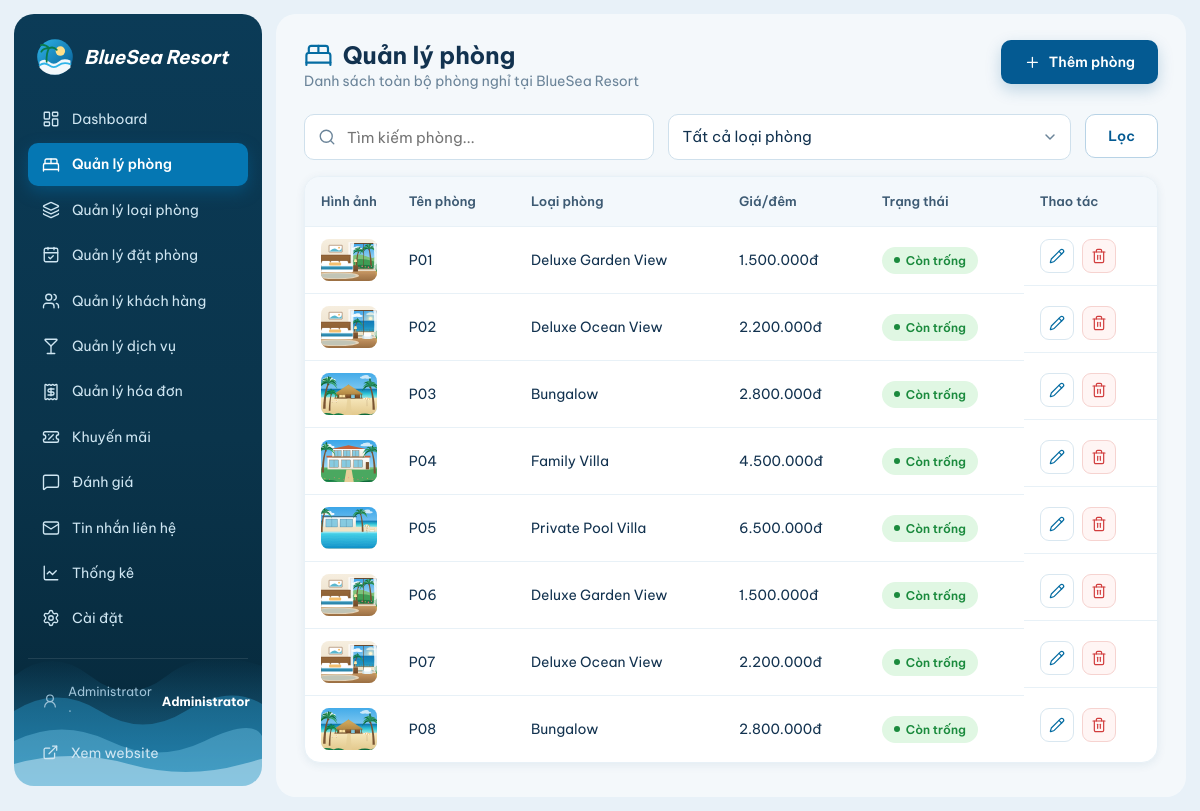
Page /admin/rooms.php (signed in) on the committed database.
### tables this page shows
CREATE TABLE rooms (
 id INT AUTO_INCREMENT PRIMARY KEY,
 room_code VARCHAR(30) UNIQUE NOT NULL,
 room_type_id INT NOT NULL,
 floor INT DEFAULT 1,
 status ENUM('available','maintenance','occupied') DEFAULT 'available',
 CONSTRAINT fk_rooms_room_type FOREIGN KEY (room_type_id) REFERENCES room_types(id)
     ON DELETE RESTRICT ON UPDATE CASCADE
);

CREATE TABLE room_types (
 id INT AUTO_INCREMENT PRIMARY KEY,
 name VARCHAR(120) NOT NULL,
 description TEXT,
 price DECIMAL(12,0) NOT NULL,
 capacity INT NOT NULL,
 area INT NOT NULL DEFAULT 25,
 bed_type VARCHAR(60) NOT NULL DEFAULT 'Giường đôi',
 view_type VARCHAR(60) NOT NULL DEFAULT 'Hướng biển',
 amenities VARCHAR(255) NOT NULL DEFAULT '',
 image VARCHAR(255) NOT NULL
);

### config/app.php (called while the page is built, shortened)
<?php
require_once __DIR__ . '/../includes/icons.php';
function e($value) {
    return htmlspecialchars((string)$value, ENT_QUOTES, 'UTF-8');
}
function is_admin_role($role) {
    return ($_SESSION['admin']['role'] ?? 'admin') === $role;
}
function money($v) {
    return number_format((float)$v, 0, ',', '.') . 'đ';
}
function img($file) {
    return BASE_URL . '/assets/images/' . $file;
}
function room_status($s) {
    $map = [
        'available'   => ['Còn trống', 'ok'],
        'occupied'    => ['Đang thuê', 'bad'],
        'maintenance' => ['Bảo trì', 'warn'],
    ];
    return $map[$s] ?? [$s, 'info'];
}
?>

### admin/rooms.php (the view, shortened to what this page needs)
<?php
require_once '../config/database.php';
require_once '../config/app.php';
$canManageRooms = !is_admin_role('staff');
$q = trim($_GET['q'] ?? '');
$where = []; $params = [];
$sql = "SELECT r.*, rt.name room_type, rt.price, rt.image FROM rooms r JOIN room_types rt ON rt.id=r.room_type_id" .
       ($where ? ' WHERE ' . implode(' AND ', $where) : '') . " ORDER BY r.id";
$stmt = $pdo->prepare($sql);
$stmt->execute($params);
$rooms = $stmt->fetchAll();
include '../includes/admin_header.php';
?>
<div class="admin-head">
    <div><h1><?= icon('bed-double') ?>Quản lý phòng</h1><p>Danh sách toàn bộ phòng nghỉ tại BlueSea Resort</p></div>
    <?php if ($canManageRooms): ?>
    <button class="btn btn-primary" type="button" data-open-dialog="dlg-add-room"><?= icon('plus') ?>Thêm phòng</button>
    <?php endif; ?>
</div>
<form class="toolbar" method="get">
    <div class="search"><?= icon('search') ?><input class="input" type="text" name="q" value="<?= e($q) ?>" placeholder="Tìm kiếm phòng..."></div>
    <select class="input" name="type" data-autosubmit>
        <option value="0">Tất cả loại phòng</option>
    </select>
    <button class="btn btn-outline" type="submit">Lọc</button>
</form>
<div class="table-wrap">
    <table class="table">
        <tr><th class="th-img">Hình ảnh</th><th>Tên phòng</th><th>Loại phòng</th><th>Giá/đêm</th><th>Trạng thái</th><th>Thao tác</th></tr>
        <?php foreach ($rooms as $r): [$label, $tone] = room_status($r['status']); ?>
        <tr>
            <td><img class="mini" src="<?= img($r['image']) ?>" alt=""></td>
            <td><?= e($r['room_code']) ?></td>
            <td><?= e($r['room_type']) ?></td>
            <td><?= money($r['price']) ?></td>
            <td><span class="badge badge-<?= $tone ?>"><?= $label ?></span></td>
            <td class="actions">
                <button class="act" type="button" title="Sửa" data-open-dialog="dlg-edit-<?= (int)$r['id'] ?>"><?= icon('pencil') ?></button>
                <?php if ($canManageRooms): ?>
                <form method="post" data-confirm="Xóa phòng <?= e($r['room_code']) ?>?">
                    <button class="act del" type="submit" title="Xóa"><?= icon('trash-2') ?></button>
                </form>
                <?php endif; ?>
            </td>
        </tr>
        <?php endforeach; ?>
    </table>
</div>
<?php include '../includes/admin_footer.php'; ?>

### includes/icons.php (shortened to what this page needs)
<?php
function icon(string $name, string $class = ''): string {
    $paths = $GLOBALS['__icons'][$name] ?? '';
    $cls = trim('icon ' . $class);
    return '<svg class="' . $cls . '" xmlns="http://www.w3.org/2000/svg" viewBox="0 0 24 24" fill="none" stroke="currentColor" stroke-width="1.8" stroke-linecap="round" stroke-linejoin="round" aria-hidden="true">' . $paths . '</svg>';
}

### assets/css/style.css (style rules this page uses)
:root { --ink:#12324f; --ink-2:#3d5a73; --muted:#6b8499; --line:#d9e7f0; --line-2:#e8f1f7; --bg:#eaf3fa; --white:#fff; --primary:#045a92; --primary-600:#03497a; --primary-500:#056ca2; --accent:#1e9bfe; --sky:#e4f2fb; --sky-2:#f0f7fc; --sand:#f6e6b8; --ok:#1a8a3d; --ok-bg:#e0f7e3; --warn:#a86500; --warn-bg:#feedc0; --bad:#d13d3d; --bad-bg:#fbe3e2; --info:#0a6aa5; --info-bg:#e1f0fb; --navy:#0a344b; --navy-2:#062637; --r-sm:8px; --r:12px; --r-lg:18px; --r-xl:24px; --shadow:0 10px 30px rgba(12,74,120,.10); --shadow-sm:0 2px 10px rgba(12,74,120,.08); --font:"Be Vietnam Pro",system-ui,-apple-system,"Segoe UI",Roboto,Arial,sans-serif; --script:"Great Vibes","Segoe Script","Brush Script MT",cursive; }
*,*::before,*::after { box-sizing:border-box }
html { scroll-behavior:smooth;-webkit-text-size-adjust:100% }
body { margin:0;font-family:var(--font);font-size:15px;line-height:1.6;color:var(--ink);background:linear-gradient(180deg,#cfe5f5 0,#e4f1fa 380px,#f2f8fc 900px) fixed;min-height:100vh;display:flex;flex-direction:column }
img,svg { max-width:100% }
img { display:block }
h1,h2,h3,h4 { margin:0;line-height:1.25;color:var(--ink) }
p { margin:0 }
button,input,select,textarea { font:inherit;color:inherit }
.icon { width:1.2em;height:1.2em;flex:none;vertical-align:middle }
.btn { display:inline-flex;align-items:center;justify-content:center;gap:8px;height:44px;padding:0 22px;border:1px solid transparent;border-radius:10px;font-weight:600;font-size:14px;cursor:pointer;transition:background .15s,border-color .15s,box-shadow .15s;white-space:nowrap }
.btn-primary { background:var(--primary);color:#fff;box-shadow:0 6px 16px rgba(4,90,146,.22) }
.btn-outline { background:#fff;border-color:#b8d3e6;color:var(--primary) }
.input { width:100%;height:46px;padding:0 14px;border:1px solid #cfe0ec;border-radius:10px;background:#fff;color:var(--ink);transition:border-color .15s,box-shadow .15s }
select.input { appearance:none;-webkit-appearance:none;padding-right:38px;cursor:pointer }
.badge { display:inline-flex;align-items:center;gap:6px;padding:4px 12px;border-radius:999px;font-size:12px;font-weight:600;white-space:nowrap }
.badge::before { content:"";width:6px;height:6px;border-radius:50%;background:currentColor }
.badge-ok { background:var(--ok-bg);color:var(--ok) }
.admin-body { background:#e8f1f8;display:block }
.sidebar nav .icon { width:18px;height:18px }
.admin-head { display:flex;justify-content:space-between;align-items:flex-start;gap:16px;margin-bottom:22px;flex-wrap:wrap }
.admin-head h1 { font-size:24px;font-weight:700;display:flex;align-items:center;gap:10px }
.admin-head h1 .icon { color:var(--primary-500) }
.admin-head p { color:var(--muted);font-size:14px }
.toolbar { display:flex;gap:14px;margin-bottom:16px;flex-wrap:wrap }
.toolbar .search { position:relative;flex:1;min-width:220px }
.toolbar .search .icon { position:absolute;left:14px;top:50%;transform:translateY(-50%);color:var(--muted);width:18px;height:18px }
.toolbar .search .input { padding-left:42px }
.toolbar select { flex:1;min-width:200px }
.table-wrap { overflow:auto;background:#fff;border-radius:16px;box-shadow:var(--shadow-sm);border:1px solid var(--line-2) }
table.table { width:100%;border-collapse:collapse }
.table th { padding:14px 16px;text-align:left;font-size:13px;font-weight:600;color:var(--ink-2);background:#f3f8fc;border-bottom:1px solid var(--line-2);white-space:nowrap }
.table td { padding:12px 16px;border-bottom:1px solid var(--line-2);font-size:14px;vertical-align:middle }
.table tr:last-child td { border-bottom:0 }
.table .th-img { width:74px }
.table img.mini { width:58px;height:42px;object-fit:cover;border-radius:8px }
.actions { display:flex;gap:8px }
.act { width:34px;height:34px;border-radius:9px;display:inline-grid;place-items:center;border:1px solid var(--line);background:#fff;color:var(--primary-500);cursor:pointer }
.act .icon { width:16px;height:16px }
.act.del { color:var(--bad);background:#fff5f4;border-color:#f6d3d0 }
.role-tag .icon { width:16px;height:16px }
.actions form { display:inline-flex;margin:0 }

### rows in the picture
rooms: room_type.image (picture), room_code "P01", room_type.name "Deluxe Garden View", room_type.price "1.500.000đ", label "Còn trống"
rooms: room_type.image (picture), room_code "P02", room_type.name "Deluxe Ocean View", room_type.price "2.200.000đ", label "Còn trống"
rooms: room_type.image (picture), room_code "P03", room_type.name "Bungalow", room_type.price "2.800.000đ", label "Còn trống"
rooms: room_type.image (picture), room_code "P04", room_type.name "Family Villa", room_type.price "4.500.000đ", label "Còn trống"
rooms: room_type.image (picture), room_code "P05", room_type.name "Private Pool Villa", room_type.price "6.500.000đ", label "Còn trống"
rooms: room_type.image (picture), room_code "P06", room_type.name "Deluxe Garden View", room_type.price "1.500.000đ", label "Còn trống"
rooms: room_type.image (picture), room_code "P07", room_type.name "Deluxe Ocean View", room_type.price "2.200.000đ", label "Còn trống"
rooms: room_type.image (picture), room_code "P08", room_type.name "Bungalow", room_type.price "2.800.000đ", label "Còn trống"

### other values in the picture
$label "Dashboard"
$label "Quản lý phòng"
$label "Quản lý loại phòng"
$label "Quản lý đặt phòng"
$label "Quản lý khách hàng"
$label "Quản lý dịch vụ"
$label "Quản lý hóa đơn"
$label "Khuyến mãi"
$label "Đánh giá"
$label "Tin nhắn liên hệ"
$label "Thống kê"
$label "Cài đặt"
$_SESSION['admin']['name'] "Administrator"
